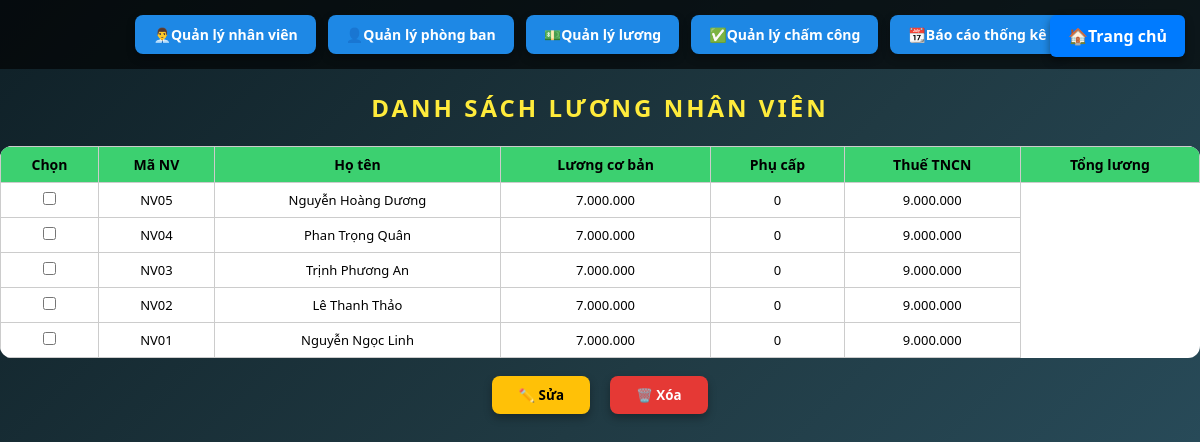
Screenshot of /luong.php with the database file from the repository.
### tables this page shows
CREATE TABLE `tbl_luong` (
  `ID` int(11) NOT NULL,
  `MaNV` varchar(15) DEFAULT NULL,
  `Hoten` varchar(50) DEFAULT NULL,
  `Luongcoban` int(11) DEFAULT NULL,
  `Phucap` int(11) DEFAULT NULL,
  `ThueTNCN` int(11) DEFAULT NULL,
  `Tongluong` int(11) DEFAULT NULL,
  `is_deleted` tinyint(1) DEFAULT 0
);

### luong.php (the view, shortened to what this page needs)
<?php
include 'connect.php';
?>
<!DOCTYPE html>
<html>
<head>
    <link rel="stylesheet" href="luong.css">
</head>
<body>
<div class="menu-chuyen">
    <a href="nhanvien.php">👨‍💼Quản lý nhân viên</a>
    <a href="phongban.php">👤Quản lý phòng ban</a>
    <a href="luong.php">💵Quản lý lương</a>
    <a href="chamcong.php">✅Quản lý chấm công</a>
    <a href="baocao.php">📆Báo cáo thống kê</a>
</div>
<h2>DANH SÁCH LƯƠNG NHÂN VIÊN</h2>
<form method="post">
<table>
    <tr>
        <th>Chọn</th>
        <th>Mã NV</th>
        <th>Họ tên</th>
        <th>Lương cơ bản</th>
        <th>Phụ cấp</th>
        <th>Thuế TNCN</th>
        <th>Tổng lương</th>
    </tr>
<?php
$sql = "
    SELECT
        tbl_luong.id,
        tbl_luong.manv,
        tbl_luong.hoten,
        tbl_luong.luongcoban,
        tbl_luong.phucap,
        tbl_luong.thuetncn,
        tbl_luong.tongluong
    FROM tbl_luong
    LEFT JOIN tbl_nhanvien
        ON tbl_luong.manv = tbl_nhanvien.manv
    WHERE tbl_luong.is_deleted = 0
    ORDER BY tbl_luong.id DESC
";
$result = mysqli_query($conn, $sql);
while ($row = mysqli_fetch_assoc($result)) {
    ?>
    <tr>
        <td>
            <input type="checkbox" name="ids[]" value="<?= $row['id'] ?>">
        </td>
        <td><?= $row['manv'] ?></td>
        <td><?= $row['hoten'] ?></td>
        <td><?= number_format($row['luongcoban'], 0, ',', '.') ?></td>
        <td><?= number_format($row['thuetncn'], 0, ',', '.') ?></td>
        <td><?= number_format($row['tongluong'], 0, ',', '.') ?></td>
    </tr>
<?php } ?>
</table>
<div class="action">
    <button type="button" class="btn-edit" onclick="handleEdit()">✏️ Sửa</button>
    <button type="button" class="btn-delete" onclick="handleDelete()">🗑️ Xóa</button>
</div>
</form>
<div style="position: fixed; top: 10px; right: 10px;">
    <a href="index.php" style="
        background:#007bff;
        color:white;
        padding:10px 18px;
        text-decoration:none;
        border-radius:6px;
        font-weight:bold;
    ">🏠Trang chủ</a>
</div>
</body>
</html>

### luong.css (style rules this page uses)
* { margin:0; padding:0; box-sizing:border-box; font-family:"Segoe UI", Tahoma, Arial; }
body { min-height:100vh; background:linear-gradient(135deg,#0f2027,#203a43,#2c5364); color:#fff; }
.menu, .menu-chuyen { display:flex; justify-content:center; gap:12px; padding:15px; background:rgba(0,0,0,0.65); }
.menu a, .menu-chuyen a { background:#1e88e5; color:#fff; padding:10px 18px; border-radius:8px; text-decoration:none; font-weight:600; font-size:14px; box-shadow:0 4px 8px rgba(0,0,0,0.3); }
h2, .tieude-form { text-align:center; margin:22px 0; color:#ffeb3b; letter-spacing:3px; }
table { width:100%; border-collapse:collapse; background:#fff; color:#000; border-radius:12px; overflow:hidden; }
th { background:#3cd070; padding:10px; font-size:14px; }
td { padding:8px; font-size:13px; text-align:center; border-bottom:1px solid #ddd; }
.action { margin:18px 0; text-align:center; }
.action button { padding:10px 26px; margin:0 8px; border:none; border-radius:8px; font-weight:bold; cursor:pointer; box-shadow:0 4px 8px rgba(0,0,0,0.3); }
.action button:first-child { background:#ffc107; }
.action button:last-child { background:#e53935; color:#fff; }
a[href="index.php"] { position:fixed; top:15px; right:15px; background:#2196f3; color:#fff; padding:10px 18px; border-radius:8px; text-decoration:none; font-weight:bold; box-shadow:0 4px 8px rgba(0,0,0,0.4); }

### luong.php (style rules this page uses)
table { border-collapse: collapse; width: 100%; }
th, td { border: 1px solid #ccc; padding: 8px; text-align: center; }

### rows the page displays
tbl_luong: MaNV "NV05", Hoten "Nguyễn Hoàng Dương", Luongcoban "7.000.000", ThueTNCN "0", Tongluong "9.000.000"
tbl_luong: MaNV "NV04", Hoten "Phan Trọng Quân", Luongcoban "7.000.000", ThueTNCN "0", Tongluong "9.000.000"
tbl_luong: MaNV "NV03", Hoten "Trịnh Phương An", Luongcoban "7.000.000", ThueTNCN "0", Tongluong "9.000.000"
tbl_luong: MaNV "NV02", Hoten "Lê Thanh Thảo", Luongcoban "7.000.000", ThueTNCN "0", Tongluong "9.000.000"
tbl_luong: MaNV "NV01", Hoten "Nguyễn Ngọc Linh", Luongcoban "7.000.000", ThueTNCN "0", Tongluong "9.000.000"
